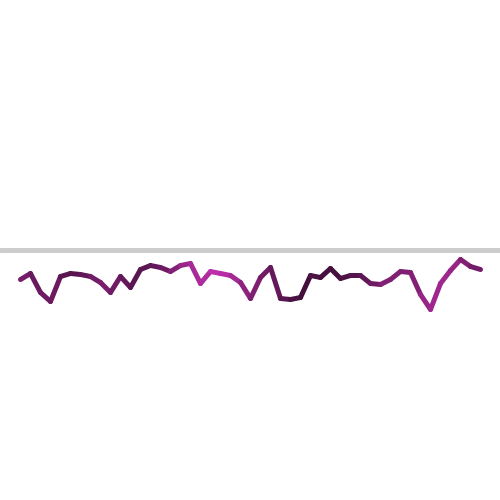
Frame 1 (no input)
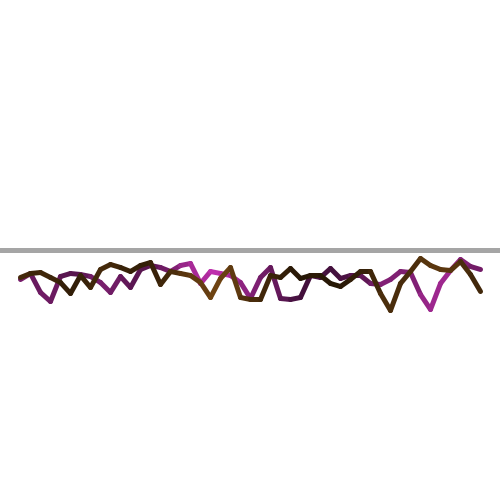
Frame 2 (the mouse pressed at the canvas centre, redrawn once)

The Processing sketch that drew these frames (run headless with seeded random() and noise(); the mouse was pressed at the canvas centre and the sketch redrawn once):

// Processing sketch: processing_117516
// ── processing_117516.pde

// Wiggle Lines
// line's gradient colors
// lin wenyu  N76014118

void setup() {
  size(500, 500);
  noLoop();
  background(255);
}

void draw() {
  /*
  background(255);
   strokeWeight(5);
   stroke(0, 30);
   line(20, 50, 480, 50);
   */

  //stroke(20, 50, 70); 
  int step = 10; 
  float nlevel = 0.5;
  float clevel=.2;
  float lastx = -999; 
  float lasty = -999; 

  float cnoise= random(10);
  float ynoise = random(10);

  float y; 
  int border = 20; 
  
      float c1=random(255);
    float c2=random(255);
    float c3=random(255);

  stroke(0, 50);
  strokeWeight(5);//
  line(0, 250, 500, 250);

  for (int x=border; x<=width-border; x+=step) { 
    strokeWeight(5);
    //float c1=random(255);
    //float c2=random(255);
    //float c3=random(255);
    //float color=c1,c2,c3;
    float yy = noise(x*0.009);
    float c11=c1*yy;
    float c21=c2*yy;
    float c31=c3*yy;

    stroke(c11,c21,c31);

    float nn = noise(ynoise);
    float xx = nn*80;

    y = 250+ xx;

    //println("ynoise:"+noise(ynoise)+",nn:"+nn+",xx:"+xx+",y:"+y);

    if (lastx > -999) { 
      line(x, y, lastx, lasty);
    } 
    lastx = x; 
    lasty = y;
    ynoise += nlevel;
    cnoise += clevel;
  }
}
